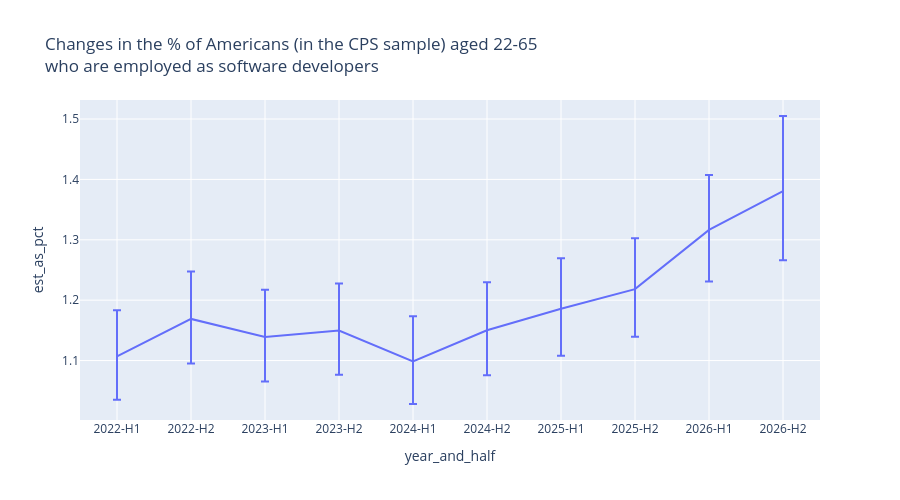

Notebook code cell kept with this figure:
### Code cell
chart_height = 500
chart_width = 800
fig = px.line(swe_employment_year_and_half_props.query(
"employed_as_software_developer == '1'"), x = 'year_and_half',
y = 'est_as_pct', error_y = 'error_upper_as_pct', error_y_minus = 'error_lower_as_pct',
title = 'Changes in the % of Americans (in the CPS sample) aged 22-65<br>\
who are employed as software developers', height = chart_height)
fig

### Figure 1 — Plotly figure (JSON) as saved in the notebook; plotly's stock layout.template omitted (floating-point values rounded to 4 significant figures)
{"data": [{"error_y": {"array": [0.07657, 0.0786, 0.07859, 0.07788, 0.07511, 0.07941, 0.08344, 0.08425, 0.09111, 0.1246], "arrayminus": [0.07167, 0.0737, 0.07357, 0.07299, 0.07035, 0.07434, 0.07802, 0.07886, 0.08529, 0.1144]}, "hovertemplate": "year_and_half=%{x}<br>est_as_pct=%{y}<extra></extra>", "legendgroup": "", "line": {"color": "#636efa", "dash": "solid"}, "marker": {"symbol": "circle"}, "mode": "lines", "name": "", "orientation": "v", "showlegend": false, "type": "scatter", "x": ["2022-H1", "2022-H2", "2023-H1", "2023-H2", "2024-H1", "2024-H2", "2025-H1", "2025-H2", "2026-H1", "2026-H2"], "xaxis": "x", "y": [1.107, 1.169, 1.139, 1.15, 1.098, 1.15, 1.186, 1.218, 1.316, 1.38], "yaxis": "y"}], "layout": {"height": 500, "legend": {"tracegroupgap": 0}, "title": {"text": "Changes in the % of Americans (in the CPS sample) aged 22-65<br>who are employed as software developers"}, "xaxis": {"anchor": "y", "domain": [0, 1], "title": {"text": "year_and_half"}}, "yaxis": {"anchor": "x", "domain": [0, 1], "title": {"text": "est_as_pct"}}}}
